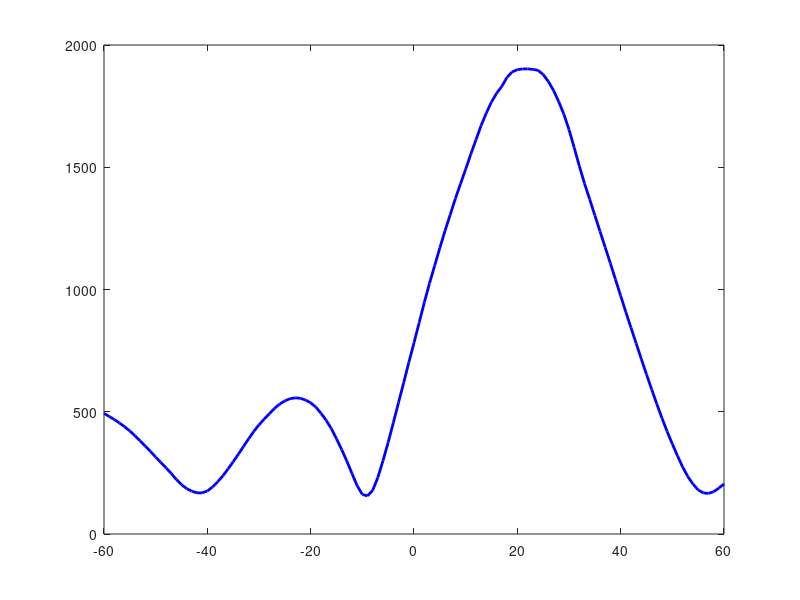

MATLAB code for this plot: (Note: this script raises an error after producing the figure.)
% =========================================================================
% Beam Steering System: Phase 1 - Searching (Scanning) Mode Only
% Hardware-friendly sequential scanning and peak detection
% =========================================================================
clear; clc; close all;

%% 1. System & Environment Parameters Setup
N = 4;                  % Number of antennas (4-channel)
d_lambda = 0.5;         % Ratio of antenna spacing to wavelength (d/lambda = 0.5)

% Signal Source Settings
theta_sig = 20;         % True angle of the target signal (degrees)
SNR = 15;               % Signal-to-Noise Ratio (dB)

% Scanning Parameters
scan_start = -60;       % Start angle of scan
scan_end = 60;          % End angle of scan
scan_step = 1;          % Scan resolution (step size in degrees)
scan_angles = scan_start:scan_step:scan_end;
num_scan_points = length(scan_angles);

%% 2. Simulate Environment & Generate Received Signals
% Generate target signal (Random QPSK/BPSK + AWGN)
num_samples = 100;      % Accumulate over a window of samples to reduce noise
sig_val = 10^(SNR/20) * (randn(1, num_samples) + 1j*randn(1, num_samples))/sqrt(2);
noise   = (randn(N, num_samples) + 1j*randn(N, num_samples))/sqrt(2);

% Array Manifold Vector for the true target
a_sig = exp(-1j * 2 * pi * d_lambda * (0:N-1)' * sind(theta_sig));

% Total signal X received by the antenna array (Matrix: N antennas x Samples)
X = a_sig * sig_val + noise;

%% 3. Hardware Algo: Sequential Scanning & Energy Estimation
% Initialize array to store calculated energy for each scanned angle
scan_energy = zeros(1, num_scan_points);

% Sweep through all angles
for i = 1:num_scan_points
    current_angle = scan_angles(i);
    
    % Calculate required phase compensation (Mapped to CORDIC Rotation)
    steer_phase = exp(1j * 2 * pi * d_lambda * (0:N-1)' * sind(current_angle));
    
    % Apply phase shifts to all samples
    % In hardware, this is done sample-by-sample using CORDIC
    X_steered = diag(steer_phase) * X; 
    
    % Beamforming sum (Accumulator in hardware)
    Y = sum(X_steered, 1); 
    
    % Energy Estimation (Accumulate energy over the sample window)
    % Hardware-friendly approximation: Energy ≈ sqrt( sum(i^2, Q^2) )
    % energy_approx = sum(sqrt(real(Y).^2 + imag(Y).^2)); 
    energy_approx = sum(abs(real(Y) + imag(Y))); 
    
    % Store the energy for this angle
    scan_energy(i) = energy_approx;
end

%% 4. Peak Detection
% Find the maximum energy and its corresponding angle
[max_energy, max_idx] = max(scan_energy);
detected_angle = scan_angles(max_idx);

fprintf('True Target Angle: %d degrees\n', theta_sig);
fprintf('Detected Peak Angle: %d degrees\n', detected_angle);

%% 5. Results Visualization
figure('Position', [100, 100, 700, 400]);

% Plot the scanning energy landscape
plot(scan_angles, scan_energy, 'b-', 'LineWidth', 2);
hold on;

% Mark the true target location
xline(theta_sig, 'r--', 'True Target Direction', 'LineWidth', 1.5, 'LabelVerticalAlignment', 'bottom');

% Mark the detected peak location
plot(detected_angle, max_energy, 'g^', 'MarkerFaceColor', 'g', 'MarkerSize', 10);
text(detected_angle, max_energy * 1.05, sprintf('Detected: %d\\circ', detected_angle), 'Color', 'g', 'FontWeight', 'bold');

title('Beam Steering: Sequential Scanning & Peak Detection');
xlabel('Scan Angle (Degrees)');
ylabel('Estimated Energy (Hardware Approx: |I| + |Q|)');
xlim([scan_start, scan_end]);
grid on;
